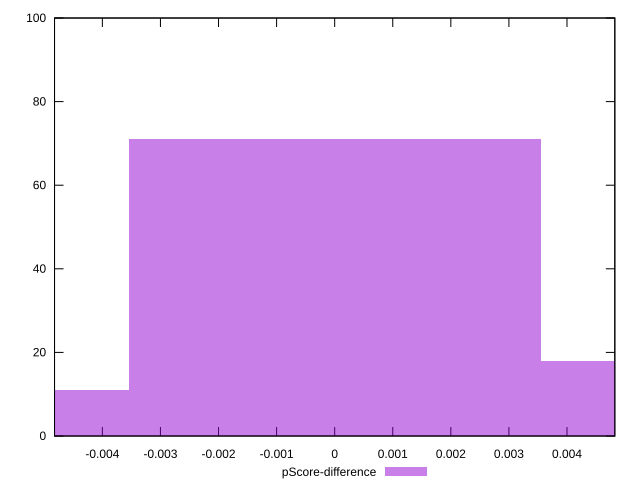

Write the gnuplot code that produced this figure.
reset

$pScoreDifference <<EOF
0 71
0.007097192548063927 18
-0.007097192548063927 11
EOF

set key outside below
set boxwidth 0.007097192548063927
set xrange [-0.0048235294117647265:0.004823529411764671]
set yrange [0:100]
set trange [0:100]
set style fill transparent solid 0.5 noborder
set terminal svg size 640, 490 enhanced background rgb 'white'
set output "report/report_00029_2021-02-24T13-36-40.390Z/uses-rel-preload/samples/music/pScore-difference/histogram.svg"

plot $pScoreDifference title "pScore-difference" with boxes

reset
